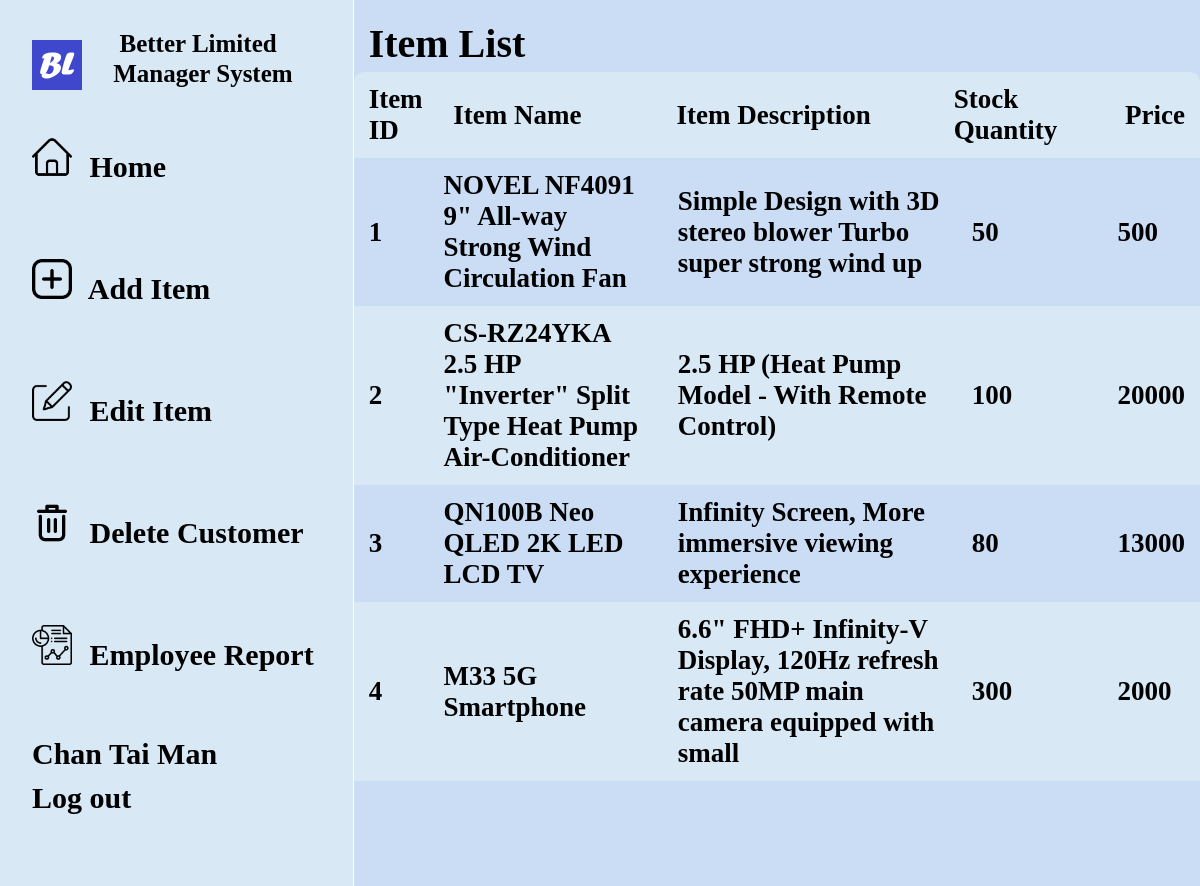
Page /Manager.php (signed in) on the committed database.
### tables this page shows
CREATE TABLE `item` (
  `itemID` int(11) NOT NULL,
  `itemName` varchar(255) NOT NULL,
  `itemDescription` text,
  `stockQuantity` int(11) NOT NULL DEFAULT '0',
  `price` double NOT NULL
);

### Manager.php (the view, shortened to what this page needs)
<!doctype html>
<html lang="en">
<head>
    <link rel="stylesheet" href="css/Manager.css" type="text/css"/>
</head>
<body>
<?php
$conn = getDBconnection();
$sql = "SELECT * FROM item";
$rs = mysqli_query($conn, $sql)
or die(mysqli_error($conn));
?>
    <div class="manager">
        <div class="left-border">
            <div class="left-content">
                <ul class="actions-list">
                    <li class="item">
                        <img src="img\logo.png" alt="" class="logo">
                        <span class="companyName">&nbsp;&nbsp;Better Limited</span>
                        <span class="systemName">&nbsp;Manager System</span>
                    </li>
                    <li class="item">
                        <img src="img\Home.png" alt="Home" class="home">
                        <span><a href="Manager.php">Home</a></span>
                    </li>
                    <li class="item">
                        <img src="img\Add.png" alt="Add" class="add">
                        <span><a href="AddItem.php">Add Item</a></span>
                    </li>
                    <li class="item">
                        <img src="img\Edit.png" alt="Edit" class="edit">
                        <span><a href="EditItem.php">Edit Item</a></span>
                    </li>
                    <li class="item">
                        <img src="img\Delete.png" alt="Delete" class="delete">
                        <span><a href="DeleteCustomer.php">Delete Customer</a></span>
                    </li>
                    <li class="item">
                        <img src="img\Report.png" alt="Report" class="report">
                        <span><a href="EmployeeReport.php">Employee Report</a></span>
                    </li>
                    <span class="staffName"><?php echo $_SESSION['staffName']?></span>
                    <li class="item">
                        <span><a href="logOut.php">Log out</a></span>
                    </li>
                </ul>
            </div>
        </div>
        <div class="right-content">
            <div class="header">Item List</div>
            <table class="item-list">
                <thead>
                    <tr>
                        <th>Item ID</th>
                        <th>Item Name</th>
                        <th>Item Description</th>
                        <th>Stock Quantity</th>
                        <th>Price</th>
                    </tr>
                </thead>
                <tbody>
                <?php
                while ($rc = mysqli_fetch_assoc($rs)){?>
                    <tr>
                        <td><?php echo $rc['itemID'];?></td>
                        <td class="td2"><?php echo $rc['itemName'];?></td>
                        <td><?php echo $rc['itemDescription'];?></td>
                        <td><?php echo $rc['stockQuantity'];?></td>
                        <td><?php echo $rc['price'];?></td>
                    </tr>
                <?php
                }
                ?>
                </tbody>
        </div>
    </div>
</body>
</html>

### css/Manager.css (style rules this page uses)
body { margin: 0; justify-content: center; flex-direction: column; overflow: auto; width: 100%; height: 100%; max-width: 1920px; max-height: 1040px; padding: 0px; font-family: "Times New Roman"; font-size: 30px; }
ul { list-style-type: none; padding: 0; }
li { padding: 10px; }
.companyName { font-size: 25px; font-family: "Comic Sans MS"; justify-content: center; color: black; padding-left: 75px; position: absolute; top: 30px; }
.systemName { font-size: 25px; font-family: "Comic Sans MS"; justify-content: center; color: black; padding-left: 75px; position: absolute; top: 60px; }
li.item img.logo { width: 50px; height: 50px; position: absolute; top: 40px; }
.manager { display: flex; justify-content: space-between; width: 100%; height: 100%; background-color: #D9E8F5; }
.left-border { background-color: #D9E8F5; width: 500px; border-right: 1px solid white; position: relative; }
.left-content { padding: 10px; }
li.item { margin-bottom: 55px; font-weight: 550; }
li.item img { width: 40px; height: 40px; margin-right: 10px; }
.actions-list { padding: 12px; display: inline-block; justify-content: space-between; }
.staffName { margin-bottom: 55px; font-weight: 550; padding-left: 10px; }
.right-content { display: block; background: #CADDF5; }
.header { font-size: 40px; font-weight: bold; padding: 20px 0px 5px 15px; }
.item-list { width: 100%; overflow: auto; display: block; border-collapse: collapse; font-size: 0.9em; background: #CADDF5; color: black; text-align: left; font-weight: bold; border-radius: 10px; }
.item-list tbody { display: block; width: 100%; height: 700px; overflow-y: auto; }
.item-list thead { width: 100%; }
.item-list thead th:nth-child(1) { width: 10%; }
.item-list thead th:nth-child(2) { width: 28.9%; }
.item-list thead th:nth-child(3) { width: 35%; }
.item-list thead th:nth-child(4) { width: 21%; }
.item-list tbody td:nth-child(1) { width: 10%; }
.item-list tbody td:nth-child(2) { width: 30%; }
.item-list tbody td:nth-child(3) { width: 40%; }
.item-list tbody td:nth-child(4) { width: 45%; }
.item-list thead th { background: #D9E8F5; }
.item-list tbody tr:nth-of-type(even) { background: #D9E8F5; }
.item-list th,td { padding: 12px 15px; }
a { color: black; }
a:link { text-decoration: none; }
@media screen and (min-width: 500px) { .right-content { width: 100%; } }

### rows in the picture
item: itemID "1", itemName "NOVEL NF4091 9\" All-way Strong Wind Circulation Fan", itemDescription "Simple Design with 3D stereo blower Turbo super strong wind up", stockQuantity "50", price "500"
item: itemID "2", itemName "CS-RZ24YKA 2.5 HP \"Inverter\" Split Type Heat Pump Air-Conditioner", itemDescription "2.5 HP (Heat Pump Model - With Remote Control)", stockQuantity "100", price "20000"
item: itemID "3", itemName "QN100B Neo QLED 2K LED LCD TV", itemDescription "Infinity Screen, More immersive viewing experience", stockQuantity "80", price "13000"
item: itemID "4", itemName "M33 5G Smartphone", itemDescription "6.6\" FHD+ Infinity-V Display, 120Hz refresh rate 50MP main camera equipped with small", stockQuantity "300", price "2000"

### other values in the picture
$_SESSION['staffName'] "Chan Tai Man"
